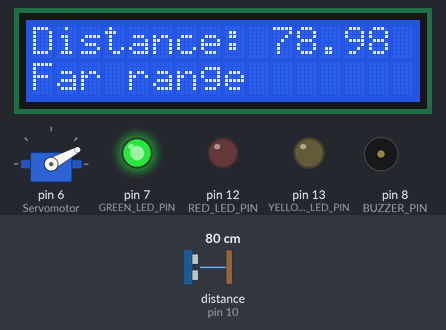
Recording of a sketch running on a simulated Arduino Uno, built with avr-gcc and run on an emulated ATmega328P. Shown: 16×2 character LCD, servo, output pins drawn as LEDs (lit = HIGH), buzzer (waves = sounding, pin HIGH). Wiring (inferred from the names in the program): ultrasonic range finder: trigger pin 9; echo pin 10. Inputs (shaded band) come from the test bench; at power-on: distance to the obstacle (sensor on pin 10) 80 cm. The echo pulse lasts 58.3 µs per cm; pins used as bus, display or sensor lines are not drawn; what the sketch prints to the serial monitor is not drawn.

Above: at 1.29 s.
1.3 s: distance to the obstacle (sensor on pin 10) set to 34 cm
At 2.12 s:
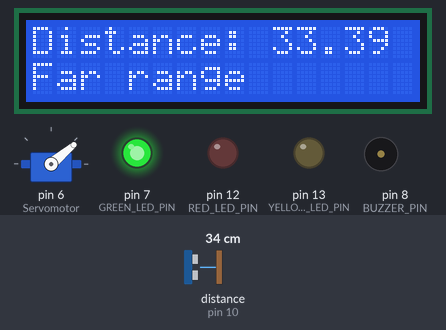
3.0 s: distance to the obstacle (sensor on pin 10) set to 28 cm
At 3.09 s:
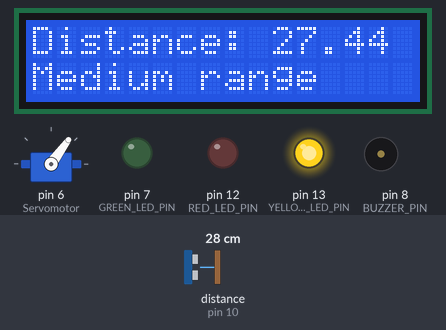
4.7 s: distance to the obstacle (sensor on pin 10) set to 18 cm
At 4.81 s:
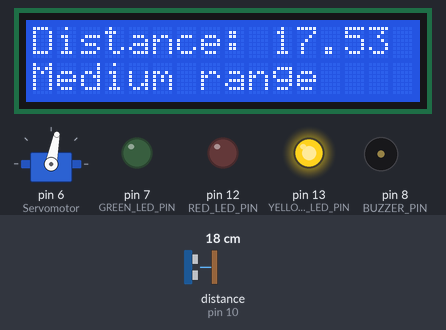
6.5 s: distance to the obstacle (sensor on pin 10) set to 14 cm
At 6.6 s:
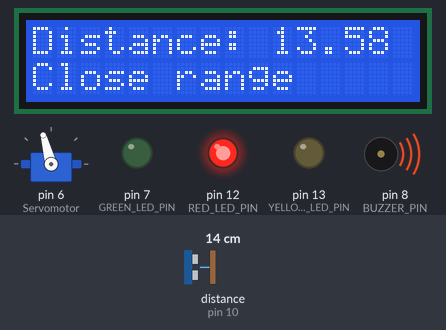
8.2 s: distance to the obstacle (sensor on pin 10) set to 35 cm
At 8.3 s:
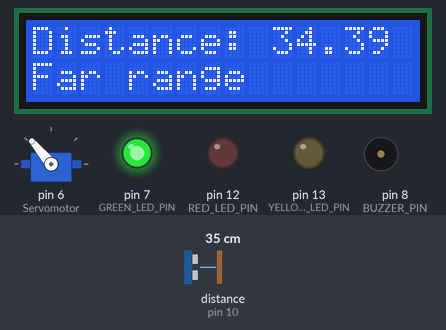
10.0 s: distance to the obstacle (sensor on pin 10) set to 27 cm
At 10.1 s:
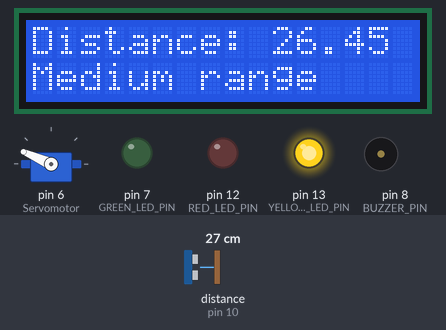
Timing chart, 0 to 16.1 s (numbered marks = the images above; inputs shaded):
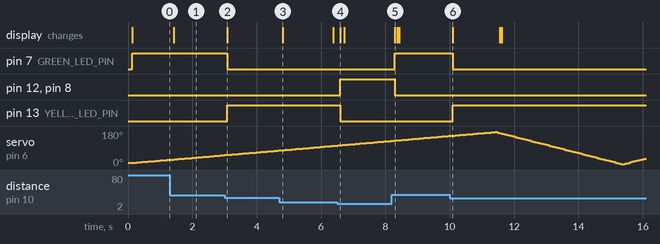

Measured:
- the behaviour switches between 31 and 30 cm on distance to the obstacle (sensor on pin 10) (found by bisection; images 1 and 2)
- the behaviour switches between 16 and 15 cm on distance to the obstacle (sensor on pin 10) (found by bisection; images 3 and 4)
- after the input at 1.3 s, the display: changes after 0.12 s (image 1)
- after the input at 3.0 s, pin 7 (GREEN_LED_PIN): HIGH → LOW after 0.08 s; pin 13 (YELLOW_LED_PIN): LOW → HIGH after 0.08 s; the display: changes after 0.08 s (image 2)
- after the input at 4.7 s, the display: changes after 0.11 s (image 3)
- after the input at 6.5 s, pin 12 (RED_LED_PIN), pin 8 (BUZZER_PIN): LOW → HIGH after 0.09 s; pin 13 (YELLOW_LED_PIN): HIGH → LOW after 0.09 s; the display: changes after 0.09 s (image 4)
- after the input at 8.2 s, pin 7 (GREEN_LED_PIN): LOW → HIGH after 0.10 s; pin 12 (RED_LED_PIN), pin 8 (BUZZER_PIN): HIGH → LOW after 0.10 s; the display: changes after 0.10 s (image 5)
- after the input at 10.0 s, pin 7 (GREEN_LED_PIN): HIGH → LOW after 0.10 s; pin 13 (YELLOW_LED_PIN): LOW → HIGH after 0.10 s; the display: changes after 0.10 s (image 6)

The sketch:

ultrasonic_radar.ino
```cpp
#define TRIG_PIN 9
#define ECHO_PIN 10
#define RED_LED_PIN 12
#define YELLOW_LED_PIN 13
#define GREEN_LED_PIN 7
#define BUZZER_PIN 8

#include <LiquidCrystal.h>
LiquidCrystal lcd(A0, A1, A2, A3, A4, A5);
#include <Servo.h>
Servo Servomotor;

void setup() {
  pinMode(TRIG_PIN, OUTPUT);
  pinMode(ECHO_PIN, INPUT);
  Serial.begin(9600);
  pinMode(BUZZER_PIN, OUTPUT);
  pinMode(RED_LED_PIN, OUTPUT);
  pinMode(YELLOW_LED_PIN, OUTPUT);
  pinMode(GREEN_LED_PIN, OUTPUT);
  lcd.begin(16, 2);
  Servomotor.attach(6);
  Servomotor.write(0);
}

int angle = 10;
int direction = 1;

void loop() {
  long duration;
  float distance;

  if (angle >= 175) {
    direction = -3;
  }
  else if (angle <= 5) {
    direction = 3;
  }
  angle += direction;
  Servomotor.write(angle);

  digitalWrite(TRIG_PIN, LOW);
  delayMicroseconds(2);
  digitalWrite(TRIG_PIN, HIGH);
  delayMicroseconds(10);
  digitalWrite(TRIG_PIN, LOW);
  duration = pulseIn(ECHO_PIN, HIGH);

  distance = duration * 0.034 / 2;
  Serial.print(angle);
  Serial.print(",");
  Serial.println(distance);
  delay(60);

  lcd.clear();
  lcd.setCursor(0, 0);
  lcd.print("Distance: ");
  lcd.print(distance);
  lcd.setCursor(0, 1);

  if (distance < 15) { // RED LED
    digitalWrite(RED_LED_PIN, HIGH);
    digitalWrite(YELLOW_LED_PIN, LOW);
    digitalWrite(GREEN_LED_PIN, LOW);
    digitalWrite(BUZZER_PIN, HIGH);
    lcd.print("Close range");
  }
  else if (distance >= 15 && distance < 30) { // YELLOW LED
    digitalWrite(YELLOW_LED_PIN, HIGH);
    digitalWrite(RED_LED_PIN, LOW);
    digitalWrite(GREEN_LED_PIN, LOW);
    digitalWrite(BUZZER_PIN, LOW);
    lcd.print("Medium range");
  }
  else { // GREEN LED
    digitalWrite(GREEN_LED_PIN, HIGH);
    digitalWrite(YELLOW_LED_PIN, LOW);
    digitalWrite(RED_LED_PIN, LOW);
    digitalWrite(BUZZER_PIN, LOW);
    lcd.print("Far range");
  }
}
```
